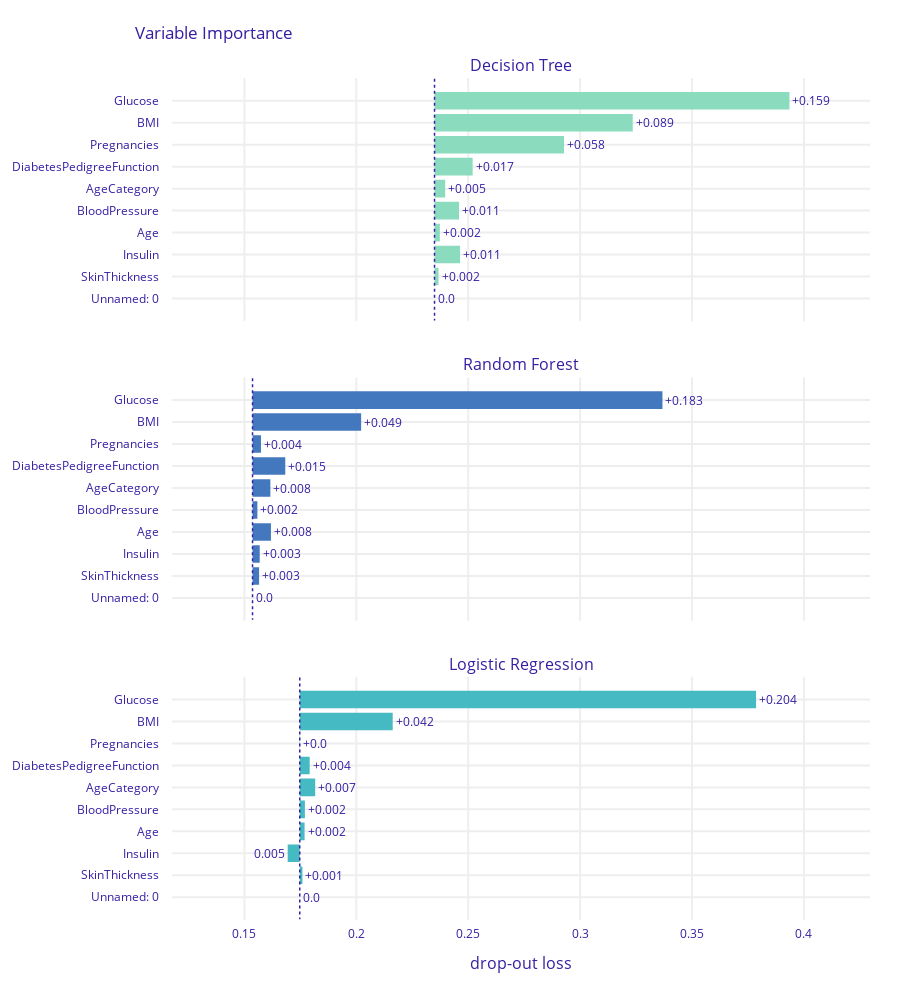

Notebook cell for this chart:
### Markdown cell above
# Variable Importance

Measure the importance of each variable in the model using the variable importance function of the explainer

### Code cell
exp_tree.model_parts().plot(
    objects=[exp_forest.model_parts(), exp_logreg.model_parts()])

### Figure 1 — Plotly figure (JSON) as saved in the notebook; plotly's stock layout.template omitted (floating-point values rounded to 4 significant figures)
{"data": [{"base": 0.2349, "hoverinfo": "text", "hoverlabel": {"bgcolor": "rgba(0,0,0,0.8)"}, "hovertext": ["Model: Decision Tree loss after<br>variable: Glucose is permuted: 0.394<br>Drop-out loss change: +0.159", "Model: Decision Tree loss after<br>variable: BMI is permuted: 0.324<br>Drop-out loss change: +0.089", "Model: Decision Tree loss after<br>variable: Pregnancies is permuted: 0.293<br>Drop-out loss change: +0.058", "Model: Decision Tree loss after<br>variable: DiabetesPedigreeFunction is permuted: 0.252<br>Drop-out loss change: +0.017", "Model: Decision Tree loss after<br>variable: AgeCategory is permuted: 0.24<br>Drop-out loss change: +0.005", "Model: Decision Tree loss after<br>variable: BloodPressure is permuted: 0.246<br>Drop-out loss change: +0.011", "Model: Decision Tree loss after<br>variable: Age is permuted: 0.237<br>Drop-out loss change: +0.002", "Model: Decision Tree loss after<br>variable: Insulin is permuted: 0.246<br>Drop-out loss change: +0.011", "Model: Decision Tree loss after<br>variable: SkinThickness is permuted: 0.237<br>Drop-out loss change: +0.002", "Model: Decision Tree loss after<br>variable: Unnamed: 0 is permuted: 0.235<br>Drop-out loss change: -0.0"], "marker": {"color": "#8bdcbe"}, "orientation": "h", "showlegend": false, "text": ["+0.159", "+0.089", "+0.058", "+0.017", "+0.005", "+0.011", "+0.002", "+0.011", "+0.002", "0.0"], "textposition": "outside", "type": "bar", "x": [0.1586, 0.08856, 0.05786, 0.01703, 0.004769, 0.01095, 0.002371, 0.01141, 0.001794, 0], "xaxis": "x", "y": ["Glucose", "BMI", "Pregnancies", "DiabetesPedigreeFunction", "AgeCategory", "BloodPressure", "Age", "Insulin", "SkinThickness", "Unnamed: 0"], "yaxis": "y"}, {"base": 0.1536, "hoverinfo": "text", "hoverlabel": {"bgcolor": "rgba(0,0,0,0.8)"}, "hovertext": ["Model: Random Forest loss after<br>variable: Glucose is permuted: 0.337<br>Drop-out loss change: +0.183", "Model: Random Forest loss after<br>variable: BMI is permuted: 0.202<br>Drop-out loss change: +0.049", "Model: Random Forest loss after<br>variable: Pregnancies is permuted: 0.157<br>Drop-out loss change: +0.004", "Model: Random Forest loss after<br>variable: DiabetesPedigreeFunction is permuted: 0.168<br>Drop-out loss change: +0.015", "Model: Random Forest loss after<br>variable: AgeCategory is permuted: 0.162<br>Drop-out loss change: +0.008", "Model: Random Forest loss after<br>variable: BloodPressure is permuted: 0.156<br>Drop-out loss change: +0.002", "Model: Random Forest loss after<br>variable: Age is permuted: 0.162<br>Drop-out loss change: +0.008", "Model: Random Forest loss after<br>variable: Insulin is permuted: 0.157<br>Drop-out loss change: +0.003", "Model: Random Forest loss after<br>variable: SkinThickness is permuted: 0.157<br>Drop-out loss change: +0.003", "Model: Random Forest loss after<br>variable: Unnamed: 0 is permuted: 0.154<br>Drop-out loss change: -0.0"], "marker": {"color": "#4378bf"}, "orientation": "h", "showlegend": false, "text": ["+0.183", "+0.049", "+0.004", "+0.015", "+0.008", "+0.002", "+0.008", "+0.003", "+0.003", "0.0"], "textposition": "outside", "type": "bar", "x": [0.1832, 0.04852, 0.003768, 0.01462, 0.00797, 0.002164, 0.008222, 0.00321, 0.002921, 0], "xaxis": "x2", "y": ["Glucose", "BMI", "Pregnancies", "DiabetesPedigreeFunction", "AgeCategory", "BloodPressure", "Age", "Insulin", "SkinThickness", "Unnamed: 0"], "yaxis": "y2"}, {"base": 0.1747, "hoverinfo": "text", "hoverlabel": {"bgcolor": "rgba(0,0,0,0.8)"}, "hovertext": ["Model: Logistic Regression loss after<br>variable: Glucose is permuted: 0.379<br>Drop-out loss change: +0.204", "Model: Logistic Regression loss after<br>variable: BMI is permuted: 0.216<br>Drop-out loss change: +0.042", "Model: Logistic Regression loss after<br>variable: Pregnancies is permuted: 0.175<br>Drop-out loss change: +0.0", "Model: Logistic Regression loss after<br>variable: DiabetesPedigreeFunction is permuted: 0.179<br>Drop-out loss change: +0.004", "Model: Logistic Regression loss after<br>variable: AgeCategory is permuted: 0.182<br>Drop-out loss change: +0.007", "Model: Logistic Regression loss after<br>variable: BloodPressure is permuted: 0.177<br>Drop-out loss change: +0.002", "Model: Logistic Regression loss after<br>variable: Age is permuted: 0.177<br>Drop-out loss change: +0.002", "Model: Logistic Regression loss after<br>variable: Insulin is permuted: 0.169<br>Drop-out loss change: -0.005", "Model: Logistic Regression loss after<br>variable: SkinThickness is permuted: 0.176<br>Drop-out loss change: +0.001", "Model: Logistic Regression loss after<br>variable: Unnamed: 0 is permuted: 0.175<br>Drop-out loss change: -0.0"], "marker": {"color": "#46bac2"}, "orientation": "h", "showlegend": false, "text": ["+0.204", "+0.042", "+0.0", "+0.004", "+0.007", "+0.002", "+0.002", "0.005", "+0.001", "0.0"], "textposition": "outside", "type": "bar", "x": [0.2039, 0.04153, 0.0001262, 0.004436, 0.006906, 0.00229, 0.002164, -0.005391, 0.00119, 0], "xaxis": "x3", "y": ["Glucose", "BMI", "Pregnancies", "DiabetesPedigreeFunction", "AgeCategory", "BloodPressure", "Age", "Insulin", "SkinThickness", "Unnamed: 0"], "yaxis": "y3"}], "layout": {"annotations": [{"font": {"size": 16}, "showarrow": false, "text": "Decision Tree", "x": 0.5, "xanchor": "center", "xref": "paper", "y": 1, "yanchor": "bottom", "yref": "paper"}, {"font": {"size": 16}, "showarrow": false, "text": "Random Forest", "x": 0.5, "xanchor": "center", "xref": "paper", "y": 0.6444, "yanchor": "bottom", "yref": "paper"}, {"font": {"size": 16}, "showarrow": false, "text": "Logistic Regression", "x": 0.5, "xanchor": "center", "xref": "paper", "y": 0.2889, "yanchor": "bottom", "yref": "paper"}, {"font": {"size": 16}, "showarrow": false, "text": "drop-out loss", "x": 0.5, "xanchor": "center", "xref": "paper", "y": 0, "yanchor": "top", "yref": "paper", "yshift": -30}], "font": {"color": "#371ea3"}, "height": 991, "margin": {"b": 71, "r": 30, "t": 78}, "shapes": [{"line": {"color": "#371ea3", "dash": "dot", "width": 1.5}, "type": "line", "x0": 0.2349, "x1": 0.2349, "xref": "x", "y0": -1, "y1": 10, "yref": "y"}, {"line": {"color": "#371ea3", "dash": "dot", "width": 1.5}, "type": "line", "x0": 0.1536, "x1": 0.1536, "xref": "x2", "y0": -1, "y1": 10, "yref": "y2"}, {"line": {"color": "#371ea3", "dash": "dot", "width": 1.5}, "type": "line", "x0": 0.1747, "x1": 0.1747, "xref": "x3", "y0": -1, "y1": 10, "yref": "y3"}], "title": {"text": "Variable Importance", "x": 0.15}, "xaxis": {"anchor": "y", "automargin": true, "domain": [0, 1], "fixedrange": true, "gridwidth": 2, "matches": "x3", "range": [0.1176, 0.4295], "showticklabels": false, "tickcolor": "white", "ticklen": 3, "ticks": "outside", "type": "linear", "zeroline": false}, "xaxis2": {"anchor": "y2", "automargin": true, "domain": [0, 1], "fixedrange": true, "gridwidth": 2, "matches": "x3", "range": [0.1176, 0.4295], "showticklabels": false, "tickcolor": "white", "ticklen": 3, "ticks": "outside", "type": "linear", "zeroline": false}, "xaxis3": {"anchor": "y3", "automargin": true, "domain": [0, 1], "fixedrange": true, "gridwidth": 2, "range": [0.1176, 0.4295], "tickcolor": "white", "ticklen": 3, "ticks": "outside", "type": "linear", "zeroline": false}, "yaxis": {"anchor": "x", "automargin": true, "autorange": "reversed", "domain": [0.7111, 1], "fixedrange": true, "gridwidth": 2, "tickcolor": "white", "ticklen": 10, "ticks": "outside", "type": "category"}, "yaxis2": {"anchor": "x2", "automargin": true, "autorange": "reversed", "domain": [0.3556, 0.6444], "fixedrange": true, "gridwidth": 2, "tickcolor": "white", "ticklen": 10, "ticks": "outside", "type": "category"}, "yaxis3": {"anchor": "x3", "automargin": true, "autorange": "reversed", "domain": [0, 0.2889], "fixedrange": true, "gridwidth": 2, "tickcolor": "white", "ticklen": 10, "ticks": "outside", "type": "category"}}}
